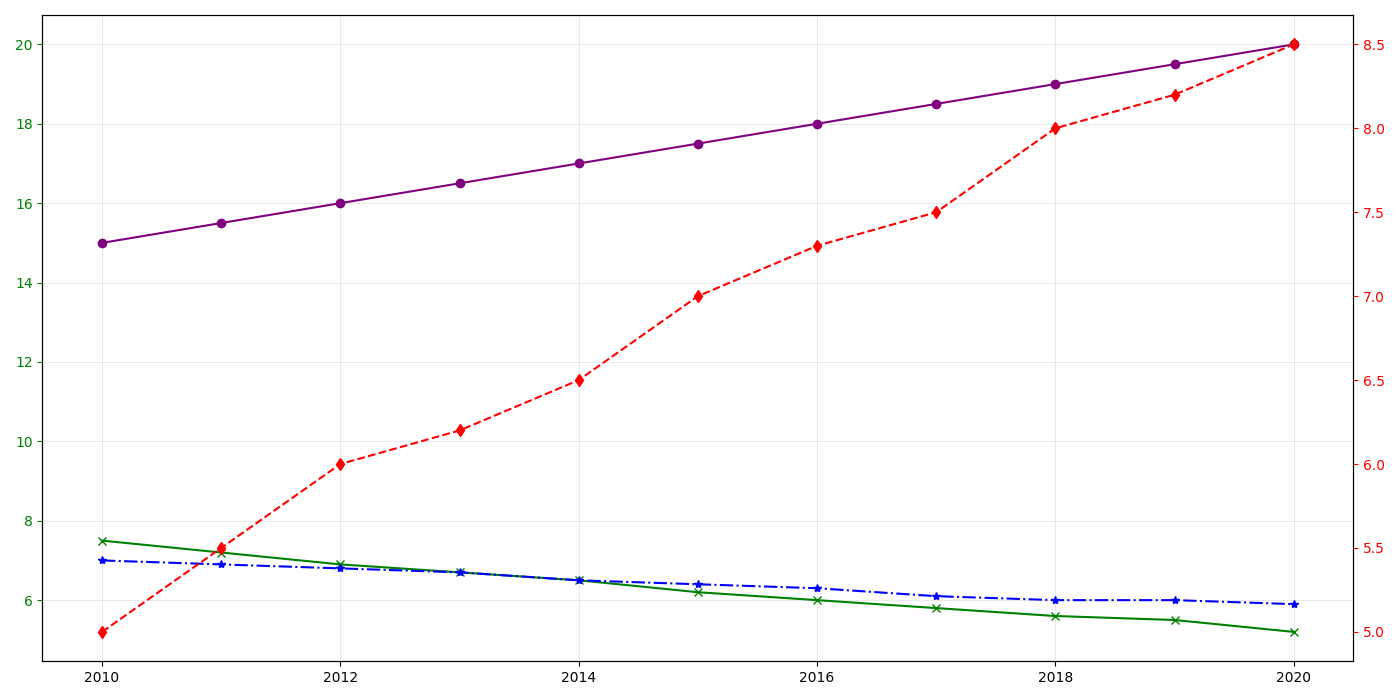

Generate this figure with Python:
import matplotlib.pyplot as plt
import numpy as np

years = np.arange(2010, 2021)

dissolved_oxygen = [7.5, 7.2, 6.9, 6.7, 6.5, 6.2, 6.0, 5.8, 5.6, 5.5, 5.2]
ph_level = [7.0, 6.9, 6.8, 6.7, 6.5, 6.4, 6.3, 6.1, 6.0, 6.0, 5.9]
nitrate_concentration = [5, 5.5, 6, 6.2, 6.5, 7, 7.3, 7.5, 8, 8.2, 8.5]
water_temperature = [15, 15.5, 16, 16.5, 17, 17.5, 18, 18.5, 19, 19.5, 20]

fig, ax1 = plt.subplots(figsize=(14, 7))
ax2 = ax1.twinx()

ax1.plot(years, dissolved_oxygen, color='green', marker='x', linestyle='-', linewidth=1.5)
ax1.plot(years, ph_level, color='blue', marker='*', linestyle='-.', linewidth=1.5)
ax1.plot(years, water_temperature, color='purple', marker='o', linestyle='-', linewidth=1.5)
ax2.plot(years, nitrate_concentration, color='red', marker='d', linestyle='--', linewidth=1.5)

ax1.tick_params(axis='y', colors='green')
ax2.tick_params(axis='y', colors='red')
ax1.grid(visible=True, which='major', linestyle='-', linewidth=0.5, color='lightgrey', alpha=0.7)
fig.tight_layout()

plt.show()
